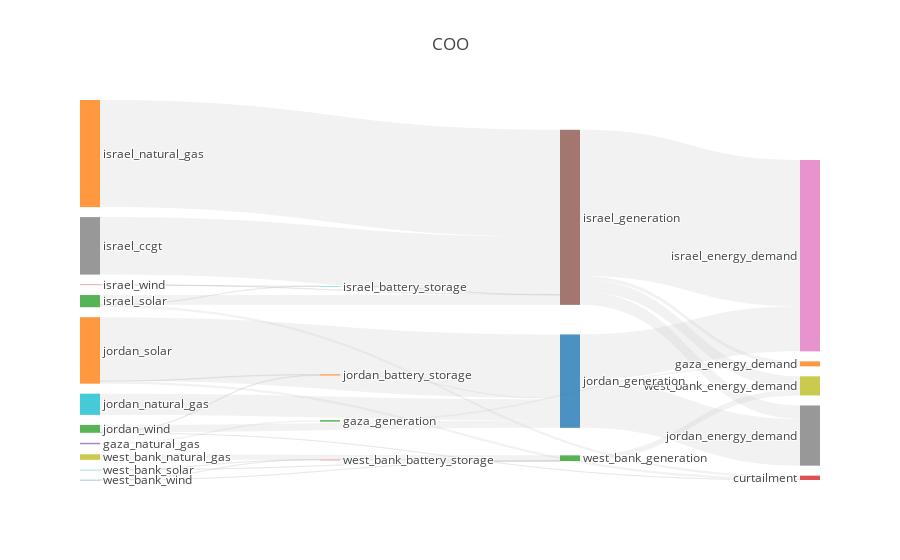

Here is the notebook cell this chart was saved with:
### Code cell
import plotly.io as pio
import plotly.graph_objs as go
from plotly.offline import download_plotlyjs, init_notebook_mode, plot, iplot
pio.renderers.default = 'iframe'

scenario='COO'

fig = results[scenario].plot_flows_sankey(title=scenario)
pio.write_image(fig, f'../outputs/figures/OMS_sankey_{scenario}.png',scale=4, width=1100, height=700)

### Figure 1 — Plotly figure (JSON) as saved in the notebook; plotly's stock layout.template omitted (floating-point values rounded to 4 significant figures)
{"data": [{"domain": {"x": [0, 1], "y": [0, 1]}, "link": {"color": ["rgba(189, 189, 189, 0.2)", "rgba(189, 189, 189, 0.2)", "rgba(189, 189, 189, 0.2)", "rgba(189, 189, 189, 0.2)", "rgba(189, 189, 189, 0.2)", "rgba(189, 189, 189, 0.2)", "rgba(189, 189, 189, 0.2)", "rgba(189, 189, 189, 0.2)", "rgba(189, 189, 189, 0.2)", "rgba(189, 189, 189, 0.2)", "rgba(189, 189, 189, 0.2)", "rgba(189, 189, 189, 0.2)", "rgba(189, 189, 189, 0.2)", "rgba(189, 189, 189, 0.2)", "rgba(189, 189, 189, 0.2)", "rgba(189, 189, 189, 0.2)", "rgba(189, 189, 189, 0.2)", "rgba(189, 189, 189, 0.2)", "rgba(189, 189, 189, 0.2)", "rgba(189, 189, 189, 0.2)", "rgba(189, 189, 189, 0.2)", "rgba(189, 189, 189, 0.2)", "rgba(189, 189, 189, 0.2)", "rgba(189, 189, 189, 0.2)", "rgba(189, 189, 189, 0.2)", "rgba(189, 189, 189, 0.2)", "rgba(189, 189, 189, 0.2)", "rgba(189, 189, 189, 0.2)", "rgba(189, 189, 189, 0.2)", "rgba(189, 189, 189, 0.2)", "rgba(189, 189, 189, 0.2)", "rgba(189, 189, 189, 0.2)", "rgba(189, 189, 189, 0.2)", "rgba(189, 189, 189, 0.2)", "rgba(189, 189, 189, 0.2)", "rgba(189, 189, 189, 0.2)", "rgba(189, 189, 189, 0.2)", "rgba(189, 189, 189, 0.2)", "rgba(189, 189, 189, 0.2)", "rgba(189, 189, 189, 0.2)", "rgba(189, 189, 189, 0.2)", "rgba(189, 189, 189, 0.2)", "rgba(189, 189, 189, 0.2)", "rgba(189, 189, 189, 0.2)", "rgba(189, 189, 189, 0.2)", "rgba(189, 189, 189, 0.2)", "rgba(189, 189, 189, 0.2)", "rgba(189, 189, 189, 0.2)", "rgba(189, 189, 189, 0.2)", "rgba(189, 189, 189, 0.2)", "rgba(189, 189, 189, 0.2)", "rgba(189, 189, 189, 0.2)"], "source": [0, 34, 2, 32, 4, 5, 5, 5, 39, 7, 8, 9, 35, 35, 35, 35, 11, 12, 12, 12, 13, 13, 13, 41, 15, 16, 17, 40, 40, 40, 19, 20, 21, 21, 21, 22, 22, 22, 43, 24, 25, 26, 42, 42, 42, 28, 29, 29, 29, 30, 30, 30], "target": [31, 32, 32, 31, 32, 33, 34, 32, 35, 35, 35, 35, 31, 36, 37, 38, 35, 33, 39, 35, 33, 39, 35, 40, 40, 40, 40, 36, 37, 38, 40, 40, 33, 41, 40, 33, 41, 40, 42, 42, 42, 42, 36, 37, 38, 42, 33, 43, 42, 33, 43, 42], "value": [0, 0, 0, 700400.0, 700400.0, 0, 0, 0, 108500.0, 27000000.0, 0, 0, 1634000.0, 68720000.0, 6275000.0, 5596000.0, 50310000.0, 1018000.0, 90850.0, 4621000.0, 0, 17700.0, 190200.0, 532600.0, 0, 0, 0, 21170000.0, 22000000.0, 689100.0, 9974000.0, 0, 1023000.0, 328400.0, 29870000.0, 3397.0, 204200.0, 3491000.0, 2054.0, 0, 0, 0, 0, 0, 2694000.0, 2605000.0, 0, 451.7, 13220.0, 0, 1602.0, 73270.0]}, "node": {"label": ["egypt_generation", "gaza_battery_storage", "gaza_diesel", "gaza_generation", "gaza_natural_gas", "gaza_solar", "israel_battery_storage", "israel_ccgt", "israel_coal", "israel_diesel", "israel_generation", "israel_natural_gas", "israel_solar", "israel_wind", "jordan_battery_storage", "jordan_ccgt", "jordan_coal", "jordan_diesel", "jordan_generation", "jordan_natural_gas", "jordan_shale", "jordan_solar", "jordan_wind", "west_bank_battery_storage", "west_bank_ccgt", "west_bank_coal", "west_bank_diesel", "west_bank_generation", "west_bank_natural_gas", "west_bank_solar", "west_bank_wind", "gaza_energy_demand", "gaza_generation", "curtailment", "gaza_battery_storage", "israel_generation", "israel_energy_demand", "jordan_energy_demand", "west_bank_energy_demand", "israel_battery_storage", "jordan_generation", "jordan_battery_storage", "west_bank_generation", "west_bank_battery_storage"], "line": {"color": "black", "width": 0}, "pad": 10}, "orientation": "h", "type": "sankey", "valueformat": ".0f"}], "layout": {"autosize": true, "font": {"size": 12}, "title": {"text": "COO"}}}
